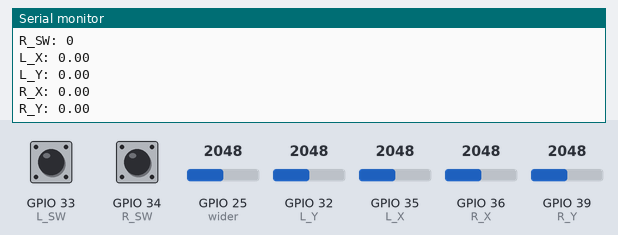
The sketch below on a simulated ESP32. Parts: the last lines printed to the serial monitor. The inputs (shaded band) are chosen by the test bench; at power-on: GPIO 25 (wider) = 2048, GPIO 32 (L_Y) = 2048, GPIO 35 (L_X) = 2048, GPIO 36 (R_X) = 2048, GPIO 39 (R_Y) = 2048, GPIO 33 (L_SW) HIGH, GPIO 34 (R_SW) HIGH (analog values on the 0–4095 scale).

Above: at 5.2 s.
5.3 s: GPIO 25 (wider) set to 2866
6.8 s: GPIO 32 (L_Y) set to 2866
At 7.0 s:
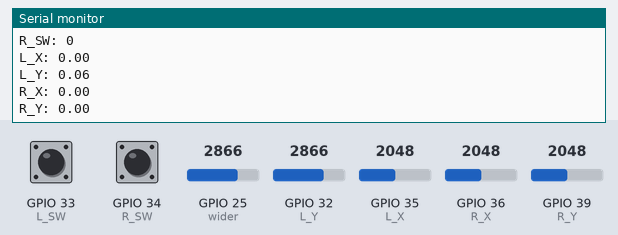
8.3 s: GPIO 35 (L_X) set to 2866
9.8 s: GPIO 36 (R_X) set to 2866
At 10.01 s:
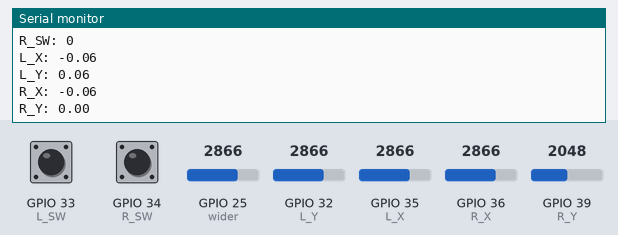
11.3 s: GPIO 39 (R_Y) set to 2866
At 11.62 s:
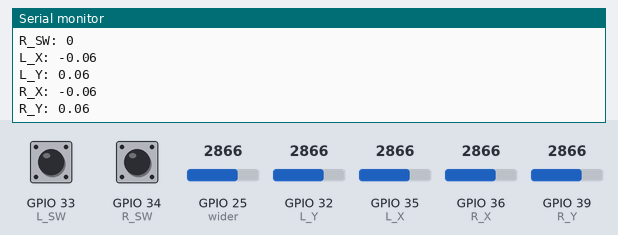

Measured:
- after the input at 6.8 s, the serial monitor: prints a new line at once (image 1)
- after the input at 9.8 s, the serial monitor: prints a new line after 0.06 s (image 2)
- after the input at 11.3 s, the serial monitor: prints a new line after 0.16 s (image 3)

The sketch:

Joystick.ino
```cpp
//Pin
int L_SW = 33;
int L_Y = 32;
int L_X = 35;
int R_SW = 34;
int R_Y = 39;
int R_X = 36;
int wider = 25;
// Value
bool L_SW_val;
bool R_SW_val;
float L_Y_val;
float L_X_val;
float R_Y_val;
float R_X_val;
float wider_val;
float L_X_zen, L_Y_zen, R_X_zen, R_Y_zen;
unsigned int J_summ;
int samples = 50;
//Verstärkung
float faktor = 0.2;

void setup() {
  // declare the ledPin as an OUTPUT:
  pinMode(L_SW, INPUT);
  pinMode(R_SW, INPUT);
  Serial.begin(115200);
  Serial.println("Hi, Florian!");
  analogReadResolution(12);
  analogSetWidth(12);

  //Kalibieren
  Serial.println("L: ");
  L_X_zen = kalibrieren(L_X);
  L_Y_zen = kalibrieren(L_Y);
  Serial.println(L_X_zen);
  Serial.println("R: ");
  R_X_zen = kalibrieren(R_X);
  R_Y_zen = kalibrieren(R_Y);
  Serial.println(R_X_zen);

}

void loop() {
  //wider
  Serial.print("wider: ");
  wider_val = analogRead(wider)*faktor/ 4096.;
  Serial.println(wider_val);
  // L_SW
  Serial.print("L_SW: ");
  L_SW_val =! digitalRead(L_SW);
  Serial.println(L_SW_val);
  //R_SW
  Serial.print("R_SW: ");
  R_SW_val =! digitalRead(R_SW);
  Serial.println(R_SW_val);
  //L_X
  Serial.print("L_X: ");
  L_X_val = -(analogRead(L_X)-L_X_zen)*wider_val/2048;
  Serial.println(L_X_val);
  //L_Y
  Serial.print("L_Y: ");
  L_Y_val = (analogRead(L_Y)-L_Y_zen)*wider_val/2048;
  Serial.println(L_Y_val);
  //R_X
  Serial.print("R_X: ");
  R_X_val = -(analogRead(R_X)-R_X_zen)*wider_val/2048;
  Serial.println(R_X_val);
  //R_Y
  Serial.print("R_Y: ");
  R_Y_val = (analogRead(R_Y)-R_Y_zen)*wider_val/2048;
  Serial.println(R_Y_val);

  delay(200);
}

float kalibrieren(int J_Pin) {
  Serial.println("***************Kalibrieren*********************");

    J_summ = 0;

    for (int i =0 ; i < samples; i++){
      J_summ += analogRead(J_Pin);
      delay(20);
    }
    //Zentierung
    float J_zen;
    J_zen = J_summ / float(samples);

    return J_zen;
}
```
